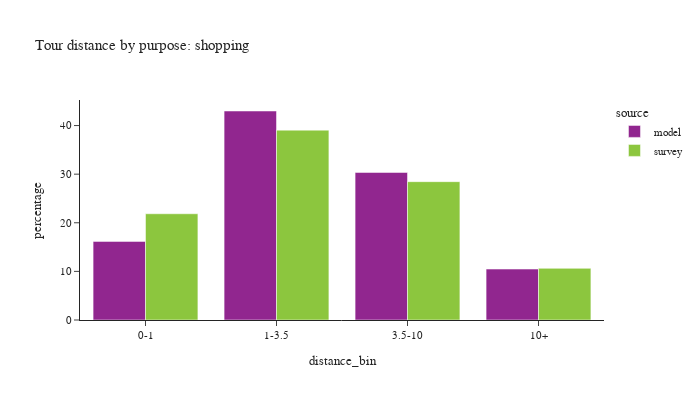

Here is the notebook cell this chart was saved with:
### Code cell
plot_bins(tour, tour['pdpurp'] == 5, 'shopping')

### Figure 1 — Plotly figure (JSON) as saved in the notebook; plotly's stock layout.template omitted (floating-point values rounded to 4 significant figures)
{"data": [{"alignmentgroup": "True", "customdata": [[116276], [309131], [218250], [75329]], "hovertemplate": "source=model<br>distance_bin=%{x}<br>percentage=%{y}<br>sample count=%{customdata[0]}<extra></extra>", "legendgroup": "model", "marker": {"color": "#91268F", "pattern": {"shape": ""}}, "name": "model", "offsetgroup": "model", "orientation": "v", "showlegend": true, "textposition": "auto", "type": "bar", "x": ["0-1", "1-3.5", "3.5-10", "10+"], "xaxis": "x", "y": [16.17, 43.0, 30.36, 10.48], "yaxis": "y"}, {"alignmentgroup": "True", "customdata": [[454], [522], [390], [117]], "hovertemplate": "source=survey<br>distance_bin=%{x}<br>percentage=%{y}<br>sample count=%{customdata[0]}<extra></extra>", "legendgroup": "survey", "marker": {"color": "#8CC63E", "pattern": {"shape": ""}}, "name": "survey", "offsetgroup": "survey", "orientation": "v", "showlegend": true, "textposition": "auto", "type": "bar", "x": ["0-1", "1-3.5", "3.5-10", "10+"], "xaxis": "x", "y": [21.86, 39.06, 28.46, 10.63], "yaxis": "y"}], "layout": {"barmode": "group", "font": {"size": 11}, "height": 400, "legend": {"title": {"text": "source"}, "tracegroupgap": 0}, "title": {"text": "Tour distance by purpose: shopping"}, "width": 700, "xaxis": {"anchor": "y", "domain": [0.0, 1.0], "title": {"text": "distance_bin"}}, "yaxis": {"anchor": "x", "domain": [0.0, 1.0], "title": {"text": "percentage"}}}}
